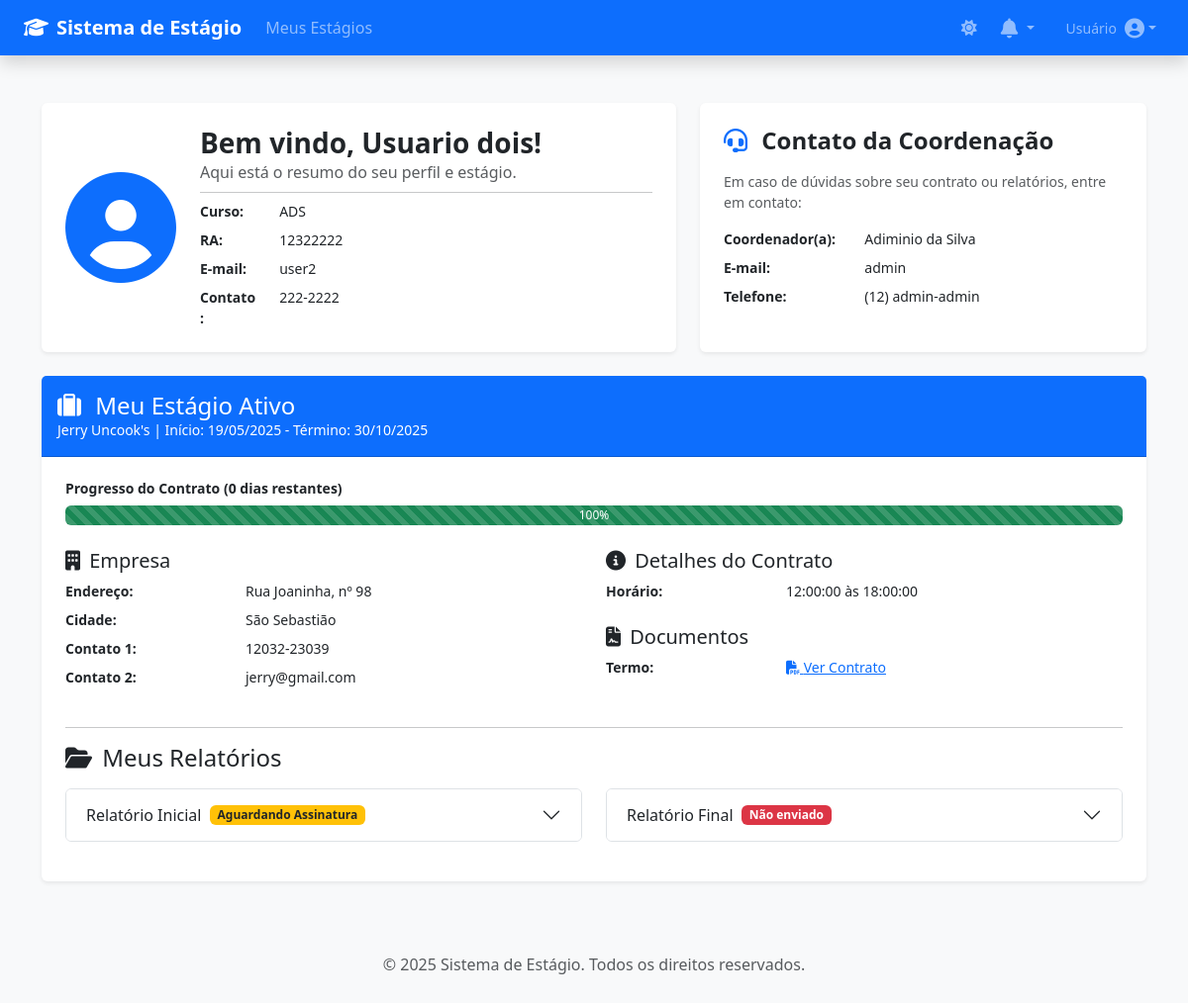
Page / (signed in) on the earlier database version.
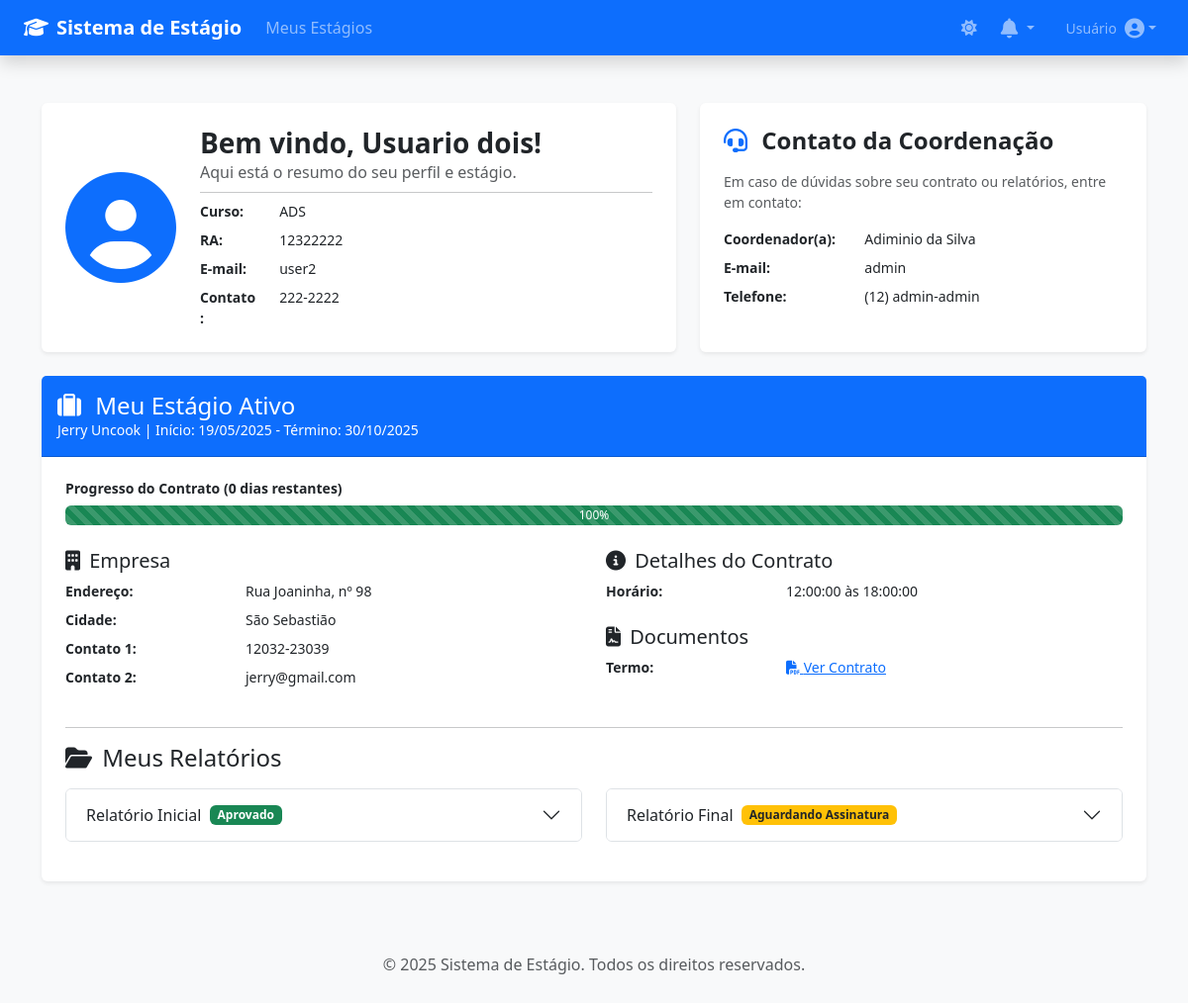
Same page on the later database version.
### tables this page shows
CREATE TABLE `contratos` (
  `cntr_id` int(11) NOT NULL,
  `cntr_data_inicio` date NOT NULL,
  `cntr_data_fim` date NOT NULL,
  `cntr_hora_inicio` time NOT NULL,
  `cntr_hora_final` time NOT NULL,
  `cntr_termo_contrato` varchar(255) NOT NULL,
  `cntr_anexo_extra` varchar(255) DEFAULT NULL,
  `cntr_tipo_estagio` varchar(63) NOT NULL,
  `cntr_ativo` tinyint(1) NOT NULL,
  `cntr_id_relatorio_inicial` int(11) DEFAULT NULL,
  `cntr_id_relatorio_final` int(11) DEFAULT NULL,
  `cntr_id_empresa` int(11) NOT NULL,
  `cntr_id_usuario` int(11) NOT NULL
);

CREATE TABLE `empresas` (
  `empr_id` int(11) NOT NULL,
  `empr_nome` varchar(255) NOT NULL,
  `empr_cnpj` int(14) NOT NULL,
  `empr_tipo` varchar(31) NOT NULL,
  `empr_contato_1` varchar(127) NOT NULL,
  `empr_contato_2` varchar(127) DEFAULT NULL,
  `empr_cidade` varchar(127) NOT NULL,
  `empr_endereco` varchar(255) NOT NULL
);

### index.php (the view, shortened to what the changed rows need)
<?php
require_once 'backend/helpers/db-connect.php';
$user_id = $_SESSION['usuario'];
$usuario = null;
$contratoAtivo = null;
$relatorioInicial = null;
$relatorioFinal = null;
function h($str) {
    return htmlspecialchars(trim($str ?? ''), ENT_QUOTES, 'UTF-8');
}
try {
    $sql_user = "SELECT * FROM usuarios
                 JOIN cursos ON user_id_curs = curs_id
                 WHERE user_id = ?";
    $stmt_user = $conexao->prepare($sql_user);
    $stmt_user->execute([$user_id]);
    $usuario = $stmt_user->fetch();
    $sql_contrato = "SELECT * FROM contratos
                     JOIN empresas ON cntr_id_empresa = empr_id
                     WHERE cntr_id_usuario = ? AND cntr_ativo = 1 LIMIT 1";
    $stmt_contrato = $conexao->prepare($sql_contrato);
    $stmt_contrato->execute([$user_id]);
    $contratoAtivo = $stmt_contrato->fetch();
    if ($contratoAtivo) {
        if (!empty($contratoAtivo['cntr_id_relatorio_inicial'])) {
            $sql_rini = "SELECT * FROM relatorio_inicial WHERE rini_id = ?";
            $stmt_rini = $conexao->prepare($sql_rini);
            $stmt_rini->execute([$contratoAtivo['cntr_id_relatorio_inicial']]);
            $relatorioInicial = $stmt_rini->fetch();
        }
        if (!empty($contratoAtivo['cntr_id_relatorio_final'])) {
            $sql_rfin = "SELECT * FROM relatorio_final WHERE rfin_id = ?";
            $stmt_rfin = $conexao->prepare($sql_rfin);
            $stmt_rfin->execute([$contratoAtivo['cntr_id_relatorio_final']]);
            $relatorioFinal = $stmt_rfin->fetch();
        }
    }
} catch (PDOException $e) {
    error_log("Erro PDO no Index (Aluno): " . $e->getMessage());
    die("Erro ao carregar dados do painel. Contate o administrador.");
}
?>
<?php
require 'components/head.php';
?>
<body class="d-flex flex-column min-vh-100 bg-body-tertiary">
    <main class="container-lg mt-4 flex-grow-1">
        <div class="row">
            <div class="col-lg-7 mb-4">
                <div class="card shadow-sm border-0 h-100">
                    <div class="card-body p-4">
                        <div class="d-flex align-items-center">
                            <div>
                                <h1 class="h3 fw-bold mb-0">Bem vindo, <?php echo h($usuario['user_nome']); ?>!</h1>
                            </div>
                        </div>
                    </div>
                </div>
            </div>
            <div class="col-lg-5 mb-4">
                <div class="card shadow-sm border-0 h-100">
                    <div class="card-body p-4 d-flex flex-column">
                        <h2 class="h4 fw-bold mb-3"><i class="fas fa-headset me-2 text-primary"></i> Contato da Coordenação</h2>
                    </div>
                </div>
            </div>
        </div>
        <?php if ($contratoAtivo == null): ?>
            <div class="card shadow-sm border-0 mb-4">
                <div class="card-body text-center p-5">
                    <i class="fas fa-exclamation-triangle fa-4x text-warning mb-3"></i>
                    <h2 class="h4">Nenhum Contrato Ativo Encontrado</h2>
                    <p class="text-muted">
                        Você não possui nenhum contrato de estágio ativo no momento.
                        <br>
                        Por favor, entre em contato com a coordenação do curso se isso for um erro.
                    </p>
                </div>
            </div>
        <?php else: ?>
            <div class="card shadow-sm border-0 mb-4">
                <div class="card-header bg-primary text-white p-3">
                    <h2 class="h4 mb-0"><i class="fas fa-suitcase me-2"></i> Meu Estágio Ativo</h2>
                    <p class="mb-0 small"><?php echo h($contratoAtivo['empr_nome']); ?> |
                        Início: <?php echo date('d/m/Y', strtotime(h($contratoAtivo['cntr_data_inicio']))); ?> -
                        Término: <?php echo date('d/m/Y', strtotime(h($contratoAtivo['cntr_data_fim']))); ?>
                    </p>
                </div>
                <div class="card-body p-4">
                    <?php
                        $dataInicio = new DateTime($contratoAtivo['cntr_data_inicio']);
                        $dataFim = new DateTime($contratoAtivo['cntr_data_fim']);
                        $dataAtual = new DateTime();
                        $intervalo = $dataInicio->diff($dataFim);
                        $diasTotais = $intervalo->days;
                        $diasRestantesInterval = $dataAtual->diff($dataFim);
                        $diasRestantes = ($diasRestantesInterval->invert == 1) ? 0 : $diasRestantesInterval->days;
                        $percentual = 0;
                        if ($diasTotais > 0) {
                            $diasCorridos = $diasTotais - $diasRestantes;
                            $percentual = ($diasCorridos / $diasTotais) * 100;
                        }
                    ?>
                    <h5 class="small fw-bold">Progresso do Contrato (<?php echo $diasRestantes; ?> dias restantes)</h5>
                    <div class="progress mb-4" style="height: 20px;">
                        <div class="progress-bar progress-bar-striped bg-success" role="progressbar" style="width: <?php echo $percentual; ?>%;" aria-valuenow="<?php echo $percentual; ?>" aria-valuemin="0" aria-valuemax="100">
                            <?php echo round($percentual, 1); ?>%
                        </div>
                    </div>
                    <div class="row">
                        <div class="col-md-6">
                            <h5 class="text-dark"><i class="fas fa-building me-1"></i> Empresa</h5>
                            <dl class="row small">
                                <dt class="col-sm-4">Endereço:</dt>
                                <dd class="col-sm-8"><?php echo h($contratoAtivo['empr_endereco']); ?></dd>
                                <dt class="col-sm-4">Cidade:</dt>
                                <dd class="col-sm-8"><?php echo h($contratoAtivo['empr_cidade']); ?></dd>
                                <dt class="col-sm-4">Contato 1:</dt>
                                <dd class="col-sm-8"><?php echo h($contratoAtivo['empr_contato_1']); ?></dd>
                                <?php if (!empty($contratoAtivo['empr_contato_2'])): ?>
                                <dt class="col-sm-4">Contato 2:</dt>
                                <dd class="col-sm-8"><?php echo h($contratoAtivo['empr_contato_2']); ?></dd>
                                <?php endif; ?>
                            </dl>
                        </div>
                        <div class="col-md-6">
                            <h5 class="text-dark"><i class="fas fa-info-circle me-1"></i> Detalhes do Contrato</h5>
                            <dl class="row small">
                                <dt class="col-sm-4">Horário:</dt>
                                <dd class="col-sm-8"><?php echo h($contratoAtivo['cntr_hora_inicio']); ?> às <?php echo h($contratoAtivo['cntr_hora_final']); ?></dd>
                            </dl>
                            <h5 class="text-dark"><i class="fas fa-file-contract me-1"></i> Documentos</h5>
                            <dl class="row small">
                                <dt class="col-sm-4">Termo:</dt>
                                <dd class="col-sm-8"><a href="<?php echo BASE_URL . h($contratoAtivo['cntr_termo_contrato']); ?>" target="_blank"><i class="fas fa-file-pdf"></i> Ver Contrato</a></dd>
                            </dl>
                        </div>
                    </div>
                    <hr class="my-3">
                    <h4 class="mb-3"><i class="fas fa-folder-open me-1"></i> Meus Relatórios</h4>
                    <div class="row">
                        <div class="col-md-6 mb-3">
                            <div class="accordion" id="accordionRelatorioInicial">
                                <div class="accordion-item">
                                    <h2 class="accordion-header" id="headingRelatorioInicial">
                                        <button class="accordion-button collapsed" type="button" data-bs-toggle="collapse" data-bs-target="#collapseRelatorioInicial" aria-expanded="true" aria-controls="collapseRelatorioInicial">
                                            Relatório Inicial &nbsp;
                                            <?php if ($relatorioInicial):  ?>
                                                <?php if (empty($relatorioInicial['rini_assinatura'])): ?>
                                                    <span class="badge bg-warning text-dark">Aguardando Assinatura</span>
                                                <?php elseif (!empty($relatorioInicial['rini_assinatura']) && $relatorioInicial['rini_aprovado'] == 0): ?>
                                                    <span class="badge bg-warning text-dark">Aguardando Validação</span>
                                                    <?php $controleRelatorioInicial = 2; ?>
                                                <?php elseif (!empty($relatorioInicial['rini_assinatura']) && $relatorioInicial['rini_aprovado'] == 1): ?>
                                                    <span class="badge bg-success">Aprovado</span>
                                                <?php endif; ?>
                                            <?php else: ?>
                                                <span class="badge bg-danger">Não enviado</span>
                                                <?php $controleRelatorioInicial = 0; ?>
                                            <?php endif; ?>
                                        </button>
                                    </h2>
                                </div>
                            </div>
                        </div>
                        <div class="col-md-6 mb-3">
                            <div class="accordion" id="accordionRelatorioFinal">
                                <div class="accordion-item">
                                    <h2 class="accordion-header" id="headingRelatorioFinal">
                                        <button class="accordion-button collapsed" type="button" data-bs-toggle="collapse" data-bs-target="#collapseRelatorioFinal" aria-expanded="false" aria-controls="collapseRelatorioFinal">
                                            Relatório Final &nbsp;
                                            <?php if ($relatorioFinal):  ?>
                                                <?php if (empty($relatorioFinal['rfin_assinatura'])): ?>
                                                    <span class="badge bg-warning text-dark">Aguardando Assinatura</span>
                                                <?php elseif (!empty($relatorioFinal['rfin_assinatura']) && $relatorioFinal['rfin_aprovado'] == 0): ?>
                                                    <span class="badge bg-warning text-dark">Aguardando Validação</span>
                                                    <?php $controleRelatorioFinal = 2; ?>
                                                <?php elseif (!empty($relatorioFinal['rfin_assinatura']) && $relatorioFinal['rfin_aprovado'] == 1): ?>
                                                    <span class="badge bg-success">Aprovado</span>
                                                    <?php $controleRelatorioFinal = 3; ?>
                                                <?php endif; ?>
                                            <?php else: ?>
                                                <span class="badge bg-danger">Não enviado</span>
                                            <?php endif; ?>
                                        </button>
                                    </h2>
                                </div>
                            </div>
                        </div>
                    </div>
                </div>
            </div>
        <?php endif; ?>
    </main>
</body>
</html>

Differences in the rows shown:
changed contratos "Rua Joaninha, nº 98": cntr_id_empresa.empr_nome "Jerry Uncook's" → "Jerry Uncook"
Other differences:
text no longer shown: "Não enviado"
text now shown: "Aprovado"
